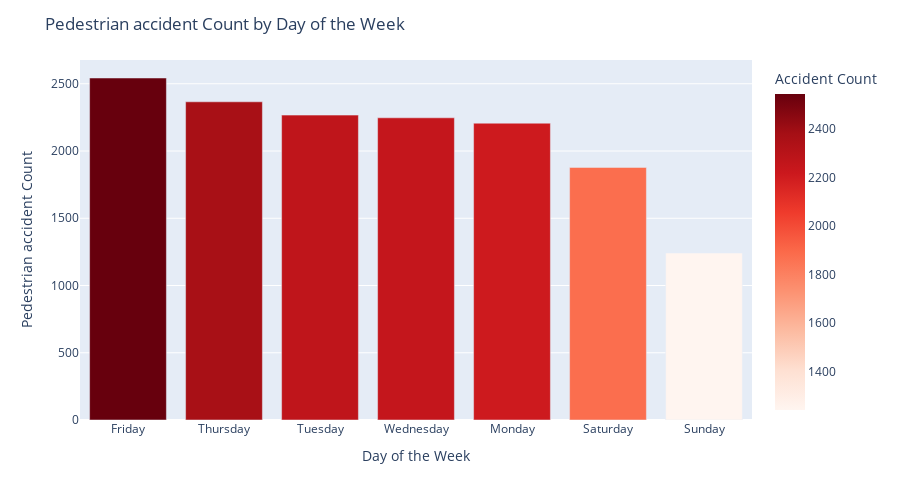

Source (notebook cell):
### Code cell
# Calculate the counts of accidents for each day name
day_counts = cas_acc2020['day name'].value_counts().reset_index()
day_counts.columns = ['day name', 'count']

# Sort the day names in the correct order (e.g., Monday to Sunday)
day_order = ['Monday', 'Tuesday', 'Wednesday', 'Thursday', 'Friday', 'Saturday', 'Sunday']
day_counts['day name'] = pd.Categorical(day_counts['day name'], categories=day_order, ordered=True)

# Create the interactive histogram plot with Plotly
fig = px.bar(day_counts, x='day name', y='count', labels={'count': 'Accident Count'}, color='count', height=500,
             color_continuous_scale='reds')

# specify the  axis labels figure layout and
fig.update_layout(title='Pedestrian accident Count by Day of the Week',
                  xaxis_title='Day of the Week',
                  yaxis_title='Pedestrian accident Count',
                  showlegend=False)

# display the interactive plot
fig.show()

### Figure 1 — Plotly figure (JSON) as saved in the notebook; plotly's stock layout.template omitted (floating-point values rounded to 4 significant figures)
{"data": [{"alignmentgroup": "True", "hovertemplate": "day name=%{x}<br>Accident Count=%{marker.color}<extra></extra>", "legendgroup": "", "marker": {"color": [2543, 2366, 2267, 2247, 2207, 1878, 1242], "coloraxis": "coloraxis", "pattern": {"shape": ""}}, "name": "", "offsetgroup": "", "orientation": "v", "showlegend": false, "textposition": "auto", "type": "bar", "x": ["Friday", "Thursday", "Tuesday", "Wednesday", "Monday", "Saturday", "Sunday"], "xaxis": "x", "y": [2543, 2366, 2267, 2247, 2207, 1878, 1242], "yaxis": "y"}], "layout": {"barmode": "relative", "coloraxis": {"colorbar": {"title": {"text": "Accident Count"}}, "colorscale": [[0, "rgb(255,245,240)"], [0.125, "rgb(254,224,210)"], [0.25, "rgb(252,187,161)"], [0.375, "rgb(252,146,114)"], [0.5, "rgb(251,106,74)"], [0.625, "rgb(239,59,44)"], [0.75, "rgb(203,24,29)"], [0.875, "rgb(165,15,21)"], [1, "rgb(103,0,13)"]]}, "height": 500, "legend": {"tracegroupgap": 0}, "margin": {"t": 60}, "showlegend": false, "title": {"text": "Pedestrian accident Count by Day of the Week"}, "xaxis": {"anchor": "y", "domain": [0, 1], "title": {"text": "Day of the Week"}}, "yaxis": {"anchor": "x", "domain": [0, 1], "title": {"text": "Pedestrian accident Count"}}}}
